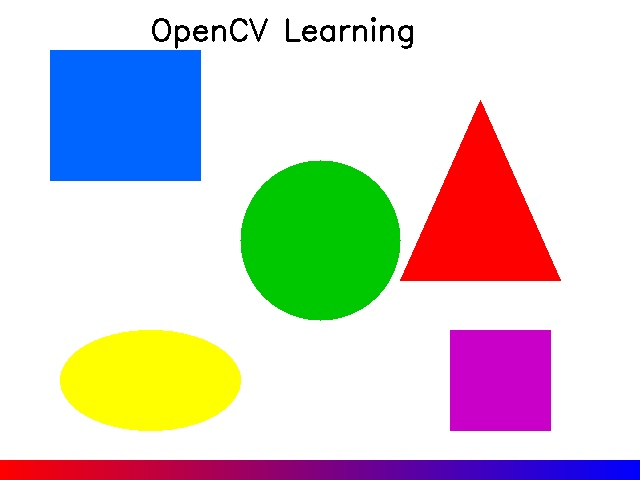
#> input picture image_processing/assets/sample.jpg, 640 x 480 px
$ python ex2_modify_pixels.py
#> lines starting #> are read from the running program, lines starting #| are printed output that depends on the picture; after the words box and inside, x2 and y2 are one past the last pixel; in counts of white or black regions, pixels touching at a corner belong together
# -*- coding: utf-8 -*-
"""
Bài Tập 2: Tự Sửa Pixel
Mục tiêu: Hiểu cách thao tác trực tiếp lên pixel bằng NumPy

- Tô màu 1 vùng ảnh thành màu đỏ
- Chuyển nửa ảnh sang grayscale
- Hiểu cách dùng NumPy slicing để sửa vùng ảnh
"""

import cv2          # Thư viện xử lý ảnh
import numpy as np  # Thư viện ma trận
import os           # Thao tác file

def main():
    # Đọc ảnh mẫu
    img_path = os.path.join(os.path.dirname(__file__), "..", "..", "assets", "sample.jpg")
    img = cv2.imread(img_path)
#> img is the input picture: shape (480, 640, 3); mean B, G, R 205.3, 208.6, 212.9

    if img is None:
        print("[LOI] Khong the doc anh! Hay chay sample_generator.py truoc.")
        return

    print("=" * 50)
    print("  BAI TAP 2: TU SUA PIXEL")
    print("=" * 50)

    h, w = img.shape[:2]  # Lấy chiều cao và chiều rộng
#> h = 480; w = 640

    # === PHẦN A: Tô vùng 100x100 pixel thành màu ĐỎ ===

    # Tạo bản sao để giữ nguyên ảnh gốc (copy() tạo bản độc lập)
    img_red = img.copy()

    # Trong OpenCV, màu đỏ = [B=0, G=0, R=255]
    # Cách truy cập vùng ảnh: img[y_bắt_đầu:y_kết_thúc, x_bắt_đầu:x_kết_thúc]
    # Vùng này là hình vuông 100x100 bắt đầu từ điểm (50, 50)
    img_red[50:150, 50:150] = [0, 0, 255]
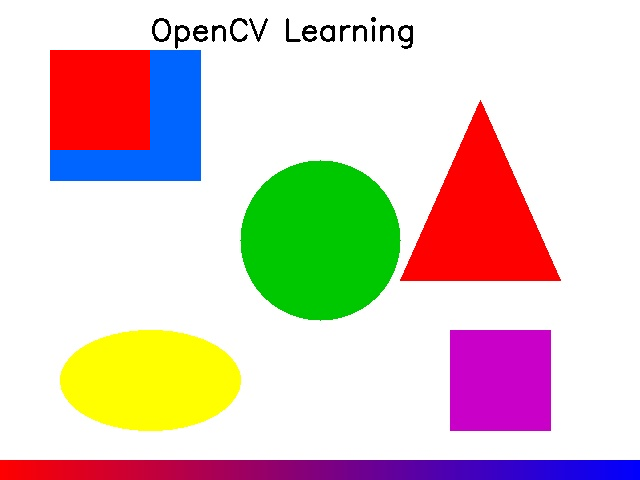
#> img_red: shape (480, 640, 3); 3.26% of pixels changed, all inside (x1, y1, x2, y2) = (50, 50, 150, 150)

    print(f"\n[A] Da to vung (50,50) -> (150,150) thanh mau DO")
    print(f"    Kich thuoc vung: 100x100 pixels")
    print(f"    Gia tri: [B=0, G=0, R=255]")

    # Hiển thị kết quả phần A
    cv2.imshow("A - Red Region (100x100)", img_red)

    # === PHẦN B: Chuyển nửa bên phải sang Grayscale ===

    img_half = img.copy()  # Tạo bản sao mới

    # Bước 1: Lấy nửa bên phải của ảnh
    mid = w // 2  # Tính vị trí giữa theo chiều ngang
#> mid = 320
    right_half = img_half[:, mid:]  # Lấy từ cột giữa đến hết
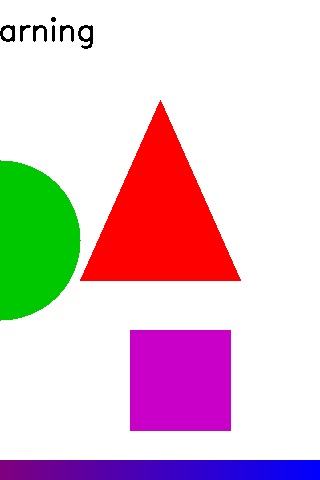
#> right_half: shape (480, 320, 3); mean B, G, R 206.2, 198.3, 224.9

    # Bước 2: Chuyển nửa phải sang grayscale (1 kênh)
    # cvtColor đổi không gian màu, BGR2GRAY: từ 3 kênh xuống 1 kênh
    gray_half = cv2.cvtColor(right_half, cv2.COLOR_BGR2GRAY)
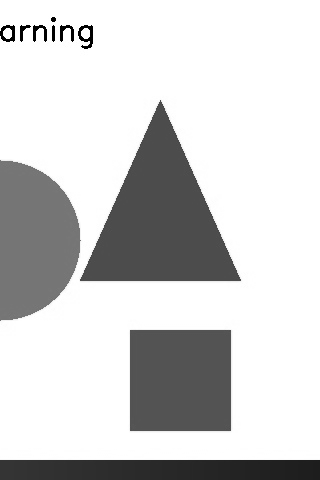
#> gray_half: shape (480, 320); min 0, max 255, mean 207.1

    # Bước 3: Chuyển ngược lại thành 3 kênh để ghép vào ảnh gốc
    # Vì ảnh gốc có 3 kênh, không thể ghép ảnh 1 kênh vào
    # GRAY2BGR nhân bản giá trị xám ra cả 3 kênh (B=G=R=gray)
    gray_half_bgr = cv2.cvtColor(gray_half, cv2.COLOR_GRAY2BGR)

    # Bước 4: Thay thế nửa phải bằng phiên bản grayscale
    img_half[:, mid:] = gray_half_bgr
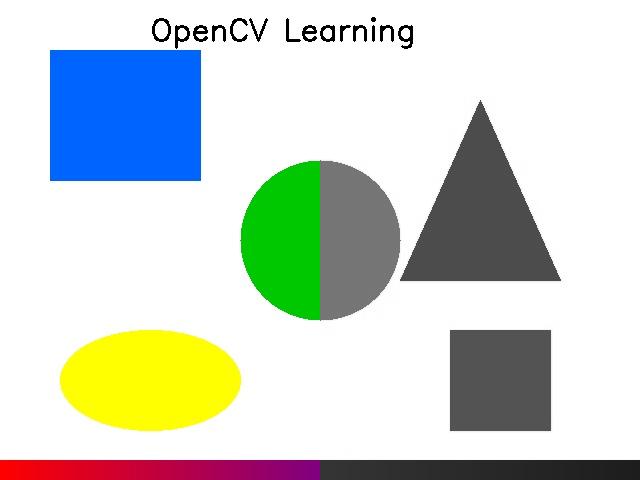
#> img_half: shape (480, 640, 3); 16.73% of pixels changed, all inside (x1, y1, x2, y2) = (320, 95, 640, 480)

    print(f"\n[B] Da chuyen nua ben phai sang Grayscale")
    print(f"    Nua trai: giu nguyen BGR (3 channels)")
    print(f"    Nua phai: grayscale -> BGR (gray values x3)")
    print(f"    Ranh gioi tai cot: {mid}")
#|     Ranh gioi tai cot: 320

    cv2.imshow("B - Half Grayscale", img_half)

    # === PHẦN C: So sánh trước/sau ===
    # cv2.hconcat() ghép 2 ảnh theo chiều ngang (horizontal)
    comparison = cv2.hconcat([img, img_half])
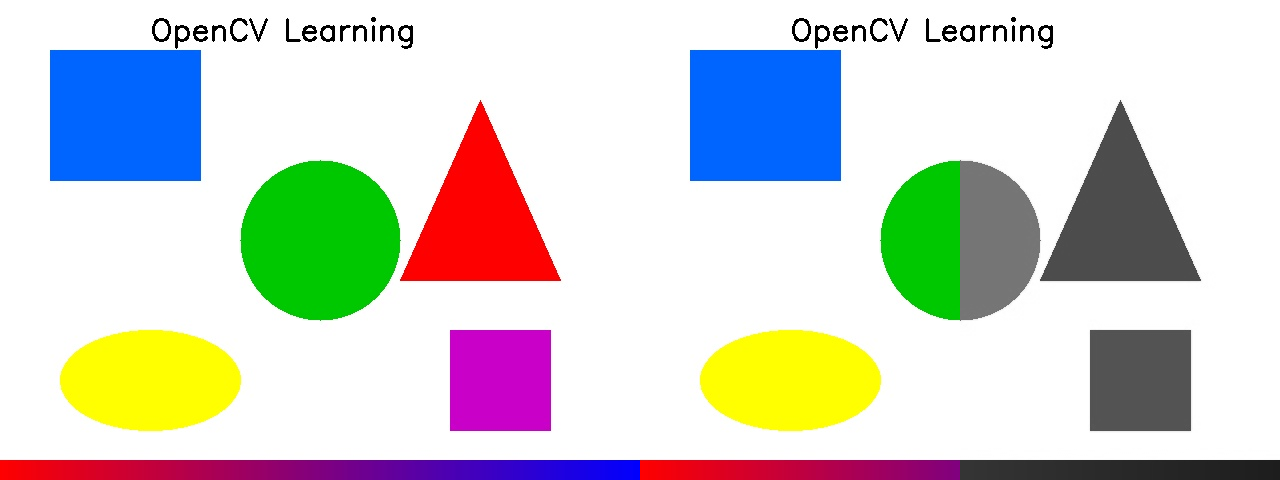
#> comparison: shape (480, 1280, 3); mean B, G, R 205.6, 210.8, 208.5
    cv2.imshow("C - So sanh: Goc (trai) vs Sua (phai)", comparison)

    print(f"\n[*] Dang hien thi 3 cua so. Nhan phim bat ky de dong.")
    cv2.waitKey(0)       # Đợi nhấn phím
    cv2.destroyAllWindows()  # Đóng tất cả cửa sổ

    # Lưu kết quả vào thư mục output
    output_dir = os.path.join(os.path.dirname(__file__), "..", "..", "output")
    os.makedirs(output_dir, exist_ok=True)  # Tạo thư mục nếu chưa có
    cv2.imwrite(os.path.join(output_dir, "ex2_red_region.jpg"), img_red)
    cv2.imwrite(os.path.join(output_dir, "ex2_half_gray.jpg"), img_half)
    print(f"\n[DONE] Da luu ket qua vao thu muc output/")


if __name__ == "__main__":
    main()
